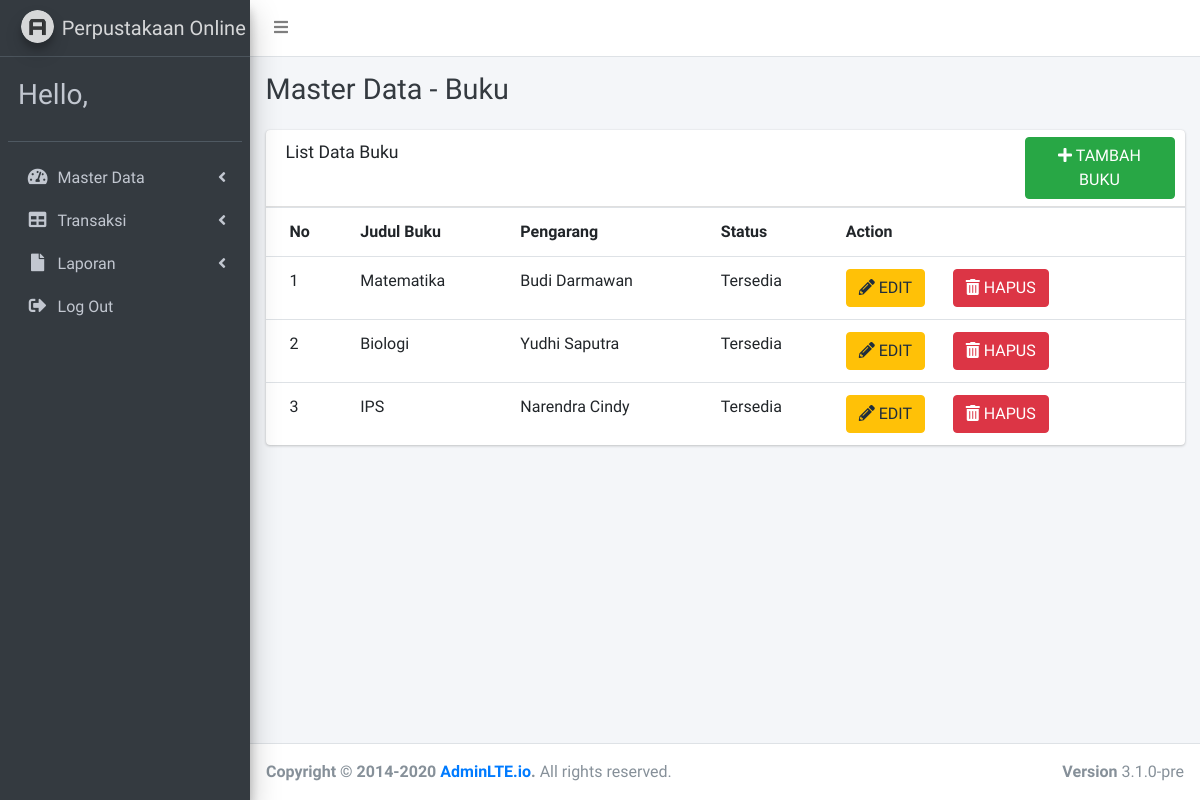
Page /data-buku.php on the committed database.
### tables this page shows
CREATE TABLE `buku` (
  `id_buku` varchar(11) NOT NULL,
  `judul_buku` text NOT NULL,
  `pengarang_buku` text NOT NULL,
  `status_buku` text NOT NULL
);

### data-buku.php (the view, shortened to what this page needs)
<!DOCTYPE html>
<html lang="en">
<head>
  <link rel="stylesheet" href="plugins/fontawesome-free/css/all.min.css">
  <link rel="stylesheet" href="https://code.ionicframework.com/ionicons/2.0.1/css/ionicons.min.css">
  <link rel="stylesheet" href="plugins/tempusdominus-bootstrap-4/css/tempusdominus-bootstrap-4.min.css">
  <link rel="stylesheet" href="plugins/icheck-bootstrap/icheck-bootstrap.min.css">
  <link rel="stylesheet" href="plugins/jqvmap/jqvmap.min.css">
  <link rel="stylesheet" href="dist/css/adminlte.min.css">
  <link rel="stylesheet" href="plugins/overlayScrollbars/css/OverlayScrollbars.min.css">
  <link rel="stylesheet" href="plugins/daterangepicker/daterangepicker.css">
  <link rel="stylesheet" href="plugins/summernote/summernote-bs4.min.css">
</head>
<body class="hold-transition sidebar-mini layout-fixed">
	<?php include "header.php";?>
	  <?php include 'menu.php';?>
    </div>
  </aside>
	<div class="content-wrapper">
    <div class="content-header">
      <div class="container-fluid">
        <div class="row mb-2">
          <div class="col-sm-6">
            <h1 class="m-0 text-dark">Master Data - Buku</h1>
          </div>
           <div class="col-sm-6">
          </div>
        </div>
      </div>
    </div>
    <section class="content">
      <div class="container-fluid">
          <div class="row">
          <div class="col-12">
            <div class="card">
              <div class="card-header">
                <h3 class="card-title">List Data Buku</h3>
                <div class="card-tools">
                  <div class="input-group input-group-sm" style="width: 150px;">
				  <a href="tambah-buku.php" class="btn btn-success float-right"> <i class="fas fa-plus"></i> TAMBAH BUKU</a>
                  </div>
                </div>
              </div>
              <div class="card-body table-responsive p-0">
                <table class="table table-hover text-nowrap">
                  <tr>
                      <th>No</th>
                      <th>Judul Buku</th>
                      <th>Pengarang</th>
                      <th>Status</th>
                      <th>Action</th>
                    </tr>
					<?php
					$query = mysqli_query($koneksi, "SELECT * FROM buku");
					$no = 1;
					while ($data = mysqli_fetch_array($query))
					{
					?>
					<tr>
					<td><?php echo $no; ?> </td>
					<td><?php echo $data['judul_buku']; ?> </td>
					<td><?php echo $data['pengarang_buku']; ?> </td>
					<td><?php echo $data['status_buku']; ?> </td>
					<td>
					<a href="edit-buku.php?id=<?php echo $data['id_buku']; ?>" class="btn btn-warning"> <i class="fas fa-pencil-alt"></i> EDIT</a> &nbsp; &nbsp; &nbsp;
					<a href="proses-hapus.php?id=<?php echo $data['id_buku']; ?>"
					 onclick="return confirm('Apakah Anda yakin akan menghapus Data?')"
					 class="btn btn-danger"><i class="fas fa-trash-alt"></i> HAPUS</a>
					</td>
					</tr>
					<?php
					$no++;
					}
					?>
                </table>
              </div>
            </div>
          </div>
        </div>
        </div>
      </div>
  </div>
  <footer class="main-footer">
    <strong>Copyright &copy; 2014-2020 <a href="https://adminlte.io">AdminLTE.io</a>.</strong>
    All rights reserved.
    <div class="float-right d-none d-sm-inline-block">
      <b>Version</b> 3.1.0-pre
    </div>
  </footer>
</body>
</html>

### rows in the picture
buku: judul_buku "Matematika", pengarang_buku "Budi Darmawan", status_buku "Tersedia"
buku: judul_buku "Biologi", pengarang_buku "Yudhi Saputra", status_buku "Tersedia"
buku: judul_buku "IPS", pengarang_buku "Narendra Cindy", status_buku "Tersedia"
